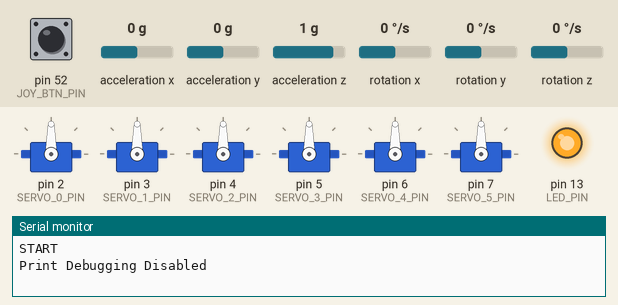
Bench run of a sketch on a simulated Arduino Mega 2560, built with avr-gcc and run on an emulated ATmega2560. Shown: 6 × servo, output pins drawn as LEDs (lit = HIGH), the last lines printed to the serial monitor. Wiring (inferred from the names in the program): MPU-6050 motion sensor at I2C address 0x68. The inputs (shaded band) are chosen by the test bench; at power-on: pin 52 (JOY_BTN_PIN) HIGH, acceleration x 0 g, acceleration y 0 g, acceleration z 1 g, rotation x 0 °/s, rotation y 0 °/s, rotation z 0 °/s.

Above: at 0.1 s.
At 10.0 s:
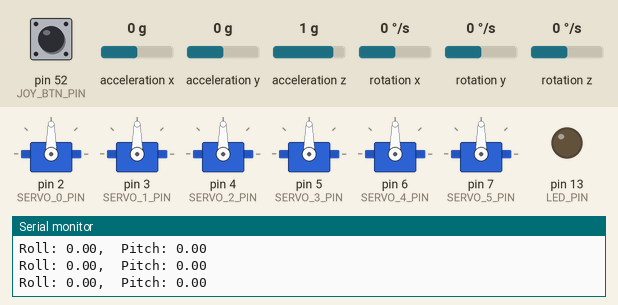
10.1 s: pin 52 (JOY_BTN_PIN) pulled LOW for 0.15 s
Timing chart, 0 to 13.1 s (numbered marks = the images above; inputs shaded):
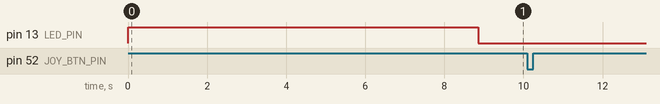

The sketch:

stewartPlatformController.ino
```cpp
#include <Servo.h>
#include <math.h>
#include <Wire.h>

// #define PRINT_DEBUG
#define ANGLE_PRINT_DEBUG

#define JOY_X_PIN A0
#define JOY_Y_PIN A1
#define JOY_BTN_PIN 52
#define LED_PIN 13

#define SERVO_0_PIN 2
#define SERVO_1_PIN 3
#define SERVO_2_PIN 4
#define SERVO_3_PIN 5
#define SERVO_4_PIN 6
#define SERVO_5_PIN 7

#define IMU_VCC_PIN

#define PRESSED 0

#define SERVO_MAX 180
#define SERVO_MIN 0
#define X 0
#define Y 1
#define Z 2

#define HEIGHT 16.8 // 15.8
#define NUM_LEGS 6
#define HORN_LENGTH 2.0

#define SERVO_ANGLE_SENSITIVITY 2
#define INPUT_ANGLE_SENSITIVITY 0.01

#define I2C_ADDR 0x3F // confirm value
#define MPU_SAMPLE_SIZE 1000
#define ALPHA 0.18 // test
#define MICROS_PER_LOOP 125000

Servo servo_0;
Servo servo_1;
Servo servo_2;
Servo servo_3;
Servo servo_4;
Servo servo_5;

//Variables for Gyroscope - UPDATE!!!
int g_x, g_y, g_z;
float g_x_avg, g_y_avg, g_z_avg;
float g_x_abs, g_y_abs, g_z_abs;
float d_pitch, d_roll; // change in roll and pitch
float d_pitch_offset, d_roll_offset;
float disp_to_angle = (1 / ((1000000 / MICROS_PER_LOOP) * 65.5));

float zero_pitch, zero_roll;

// CORREctION MATh FOR PITCH AND ROLL CALCS
// boolean set_gyro_angles;
long a_x, a_y, a_z, a_mag;
float a_x_avg, a_y_avg, a_z_avg;
float a_x_abs, a_y_abs, a_z_abs;
float roll_acc, pitch_acc;

// Setup timers and temp variables
long loop_timer;
int temp;

int servo_min[NUM_LEGS] = {180,0,180,0,180,0};
int servo_max[NUM_LEGS] = {0,180,0,180,0,180};
int current_servo_angles[NUM_LEGS] = {0,0,0,0,0,0};
float rod_length[NUM_LEGS] = {16.33, 16.51, 16.44, 16.51, 16.56, 16.28};
float servo_angle[NUM_LEGS] = {4*PI/3,2*PI/3,2*PI/3,0,0,4*PI/3};
Servo servos[NUM_LEGS] = {servo_0,servo_1,servo_2,servo_3,servo_4,servo_5};

float DistanceToLegsFromOrigin[NUM_LEGS][3] =
{
  {3.83794,-5.32765,0},
  {-3.83794,-5.32765,0},
  {-6.53288,-0.659892,0},
  {-2.694686,5.987542,0},
  {2.694686,5.987542,0},
  {6.53288,-0.659892,0}
};
float RotationMatrix[3][3];
float T[3];
float P[3];
float LegVectors[NUM_LEGS][3];
float Lengths[NUM_LEGS];

float getLengthOfVector3(const float vector[3])
{
  return sqrt(vector[0] * vector[0] + vector[1] * vector[1] + vector[2] * vector[2]);
}

int sign(float x)
{
  return ((x>0)-(x<0));
}

void fillRotationMatrix(float roll, float pitch, float yaw)
{
    RotationMatrix[0][0] = cos(yaw)*cos(pitch);
    RotationMatrix[0][1] = -sin(yaw)*cos(roll) + cos(yaw)*sin(pitch)*sin(roll);
    RotationMatrix[0][2] = sin(yaw)*sin(roll) + cos(yaw)*sin(pitch)*cos(roll);
    RotationMatrix[1][0] = sin(yaw)*cos(pitch);
    RotationMatrix[1][1] = cos(yaw)*cos(roll) + sin(yaw)*sin(pitch)*sin(roll);
    RotationMatrix[1][2] = -cos(yaw)*sin(roll) + sin(yaw)*sin(pitch)*cos(roll);
    RotationMatrix[2][0] = -sin(pitch);
    RotationMatrix[2][1] = cos(pitch)*sin(roll);
    RotationMatrix[2][2] = cos(pitch)*cos(roll);
}

void computeTVector(float roll, float pitch, float yaw)
{
    T[Z] = HEIGHT;
    T[Y] = 0;
    T[X] = 0;
}

void computeResultantRotatedPVectorForLeg(int i)
{
  P[X] = RotationMatrix[0][0] * DistanceToLegsFromOrigin[i][X] + RotationMatrix[0][1] * DistanceToLegsFromOrigin[i][Y] + RotationMatrix[0][2] * DistanceToLegsFromOrigin[i][Z];
  P[Y] = RotationMatrix[1][0] * DistanceToLegsFromOrigin[i][X] + RotationMatrix[1][1] * DistanceToLegsFromOrigin[i][Y] + RotationMatrix[1][2] * DistanceToLegsFromOrigin[i][Z];
  P[Z] = RotationMatrix[2][0] * DistanceToLegsFromOrigin[i][X] + RotationMatrix[2][1] * DistanceToLegsFromOrigin[i][Y] + RotationMatrix[2][2] * DistanceToLegsFromOrigin[i][Z];
}

void computeVectorForLeg(int i)
{
  LegVectors[i][X] = T[X] + P[X] - DistanceToLegsFromOrigin[i][X];
  LegVectors[i][Y] = T[Y] + P[Y] - DistanceToLegsFromOrigin[i][Y];
  LegVectors[i][Z] = T[Z] + P[Z] - DistanceToLegsFromOrigin[i][Z];

#ifdef PRINT_DEBUG
  Serial.print("LEG VECTOR ");
  Serial.print(i);
  Serial.print(": [");
  Serial.print(LegVectors[i][X]);
  Serial.print(", ");
  Serial.print(LegVectors[i][Y]);
  Serial.print(", ");
  Serial.print(LegVectors[i][Z]);
  Serial.println("] =");
  Serial.print("P VECTOR   ");
  Serial.print(i);
  Serial.print(": [");
  Serial.print(P[X]);
  Serial.print(", ");
  Serial.print(P[Y]);
  Serial.print(", ");
  Serial.print(P[Z]);
  Serial.println("] -");
  Serial.print("LEGS2OG    ");
  Serial.print(i);
  Serial.print(": [");
  Serial.print(DistanceToLegsFromOrigin[i][X]);
  Serial.print(", ");
  Serial.print(DistanceToLegsFromOrigin[i][Y]);
  Serial.print(", ");
  Serial.print(DistanceToLegsFromOrigin[i][Z]);
  Serial.println("]");
  Serial.println();
#endif
}

// Returns a float from 0.0 - 1.0, representing the fraction of the current height that the leg is
float getPercentHeightLeg(int i)
{
  return LegVectors[i][Z] / T[Z];
}

// Test function to see if the leg positions actually make a viable hexagon - Not optimized because it won't matter in production
float computePlatformLengthBetweenLegs(int a, int b)
{
  float aPos[3] =
  {
    DistanceToLegsFromOrigin[a][X] + LegVectors[a][X],
    DistanceToLegsFromOrigin[a][Y] + LegVectors[a][Y],
    DistanceToLegsFromOrigin[a][Z] + LegVectors[a][Z]
  };

  float bPos[3] =
  {
    DistanceToLegsFromOrigin[b][X] + LegVectors[b][X],
    DistanceToLegsFromOrigin[b][Y] + LegVectors[b][Y],
    DistanceToLegsFromOrigin[b][Z] + LegVectors[b][Z]
  };

  return sqrt( (aPos[X] - bPos[X])*(aPos[X] - bPos[X]) + (aPos[Y] - bPos[Y])*(aPos[Y] - bPos[Y]) + (aPos[Z] - bPos[Z])*(aPos[Z] - bPos[Z]) );
}

void calculateLegLengths(float roll, float pitch, float yaw, float surgeAngle, float swayAngle, float heaveAngle)
{
  if (abs(roll) < INPUT_ANGLE_SENSITIVITY && abs(pitch) < INPUT_ANGLE_SENSITIVITY) return;
  if(abs(roll) > 30 * 180 / PI || abs(pitch) > 30 * 180 / PI) return;
  fillRotationMatrix(roll,pitch,yaw);
  computeTVector(surgeAngle, swayAngle, heaveAngle);
  for(int i = 0; i < NUM_LEGS; ++i)
    {
      computeResultantRotatedPVectorForLeg(i);
      computeVectorForLeg(i);
    }
}

void writeToServos() {
  float e, f, g;
  float legLength, legX, legY, legZ;
  float alpha;
  for(int i = 0; i < NUM_LEGS; ++i) {
    legLength = sqrt(LegVectors[i][X]*LegVectors[i][X] + LegVectors[i][Y]*LegVectors[i][Y] + LegVectors[i][Z]*LegVectors[i][Z]);
    e = 2*HORN_LENGTH*abs(LegVectors[i][Z]);
    f = 2*HORN_LENGTH*(LegVectors[i][X]*cos(servo_angle[i]) + LegVectors[i][Y]*sin(servo_angle[i]));
    g = legLength*legLength - (rod_length[i]*rod_length[i] - HORN_LENGTH*HORN_LENGTH);

#ifdef PRINT_DEBUG
    Serial.print("asin input: ");
    Serial.println((g/sqrt(e*e + f*f)));
#endif

    float asinNum;
    if( abs(g) > sqrt(e*e + f*f)) asinNum = sign(g) * PI/2;
    else asinNum = asin(g/sqrt(e*e + f*f));
    alpha = (asinNum - atan2(f, e))*180/PI;

#ifdef PRINT_DEBUG
    Serial.print("pre linear alpha ");
    Serial.println(alpha);
    Serial.print("e: ");
    Serial.print(e);
    Serial.print(", f: ");
    Serial.print(f);
    Serial.print(", g: ");
    Serial.print(g);
    Serial.print(", alpha: ");
    Serial.println((int)alpha);
#endif
    int servoPos;
    /*
    if (i % 2) {
      alpha = (servo_max[i] - servo_min[i])*(alpha - SERVO_MIN)/(SERVO_MAX - SERVO_MIN) + servo_min[i];
      servoPos = constrain(90 - (int)alpha, servo_min[i], servo_max[i]);
    }
    else { // 1 3 5 go backwards
      alpha = (servo_min[i] - servo_max[i])*(alpha - SERVO_MIN)/(SERVO_MAX - SERVO_MIN) + servo_max[i];
      servoPos = constrain(90 + (int)alpha, servo_max[i], servo_min[i]);
    }
    */
    servoPos = 90 + (int)alpha;
    servoPos = constrain(servoPos, SERVO_MIN, SERVO_MAX);

#ifdef PRINT_DEBUG
    Serial.println(servoPos);
#endif
    if(current_servo_angles[i] + SERVO_ANGLE_SENSITIVITY < servoPos || current_servo_angles[i] - SERVO_ANGLE_SENSITIVITY > servoPos)
    {
      int servoPosUs = getMsForAngle(servoPos, i);
      servos[i].writeMicroseconds(servoPosUs);
      current_servo_angles[i] = servoPos;
    }
  }
}

void setup()
{
  Wire.begin();

  pinMode(LED_PIN, OUTPUT);
  digitalWrite(LED_PIN, HIGH);

  servo_0.attach(SERVO_0_PIN);
  servo_1.attach(SERVO_1_PIN);
  servo_2.attach(SERVO_2_PIN);
  servo_3.attach(SERVO_3_PIN);
  servo_4.attach(SERVO_4_PIN);
  servo_5.attach(SERVO_5_PIN);

  pinMode(JOY_BTN_PIN, INPUT_PULLUP);

  Serial.begin(115200);
  Serial.println("START");

#ifdef PRINT_DEBUG
  Serial.println("Print Debugging Enabled");
#else
  Serial.println("Print Debugging Disabled");
#endif

  for(int i = 0; i < 6; ++i) {
    servos[i].writeMicroseconds(getMsForAngle(90,i));
    delay(1000);
  }

  setupMPU();
  for (int i = 0; i < MPU_SAMPLE_SIZE; ++i){
    readMPU();
    g_x_abs += g_x;
    g_y_abs += g_y;
    g_z_abs += g_z;
    a_x_abs += a_x;
    a_y_abs += a_y;
    a_z_abs += a_z;
    delay(1);
  }

  g_x_abs /= MPU_SAMPLE_SIZE;
  g_y_abs /= MPU_SAMPLE_SIZE;
  g_z_abs /= MPU_SAMPLE_SIZE;
  a_x_abs /= MPU_SAMPLE_SIZE;
  a_y_abs /= MPU_SAMPLE_SIZE;
  a_z_abs /= MPU_SAMPLE_SIZE;

  g_x_avg = g_x_abs;
  g_y_avg = g_y_abs;
  g_z_avg = g_z_abs;
  a_x_avg = a_x_abs;
  a_y_avg = a_y_abs;
  a_z_avg = a_z_abs;

  //d_roll_offset = atan2(a_y_abs, a_z_abs);
  //d_pitch_offset = atan2(-a_x_abs, sqrt(a_y_abs*a_y_abs + a_z_abs*a_z_abs));

  d_roll_offset = 0;
  d_pitch_offset = 0;
  d_roll = 0;
  d_pitch = 0;

  digitalWrite(LED_PIN, LOW);
}

void loop()
{
  float yaw = 0;
  float pitch = 0;
  float roll = 0;
  float surgeAngle = 0;
  float swayAngle = 0;
  float heaveAngle = 0;

  while (digitalRead(JOY_BTN_PIN) != PRESSED) {
    loop_timer = micros();
    readMPU();
    convertMPUVals();

#ifdef ANGLE_PRINT_DEBUG
    Serial.print("Roll: ");
    Serial.print(d_roll * 180 / PI);
    Serial.print(",  Pitch: ");
    Serial.println(d_pitch * 180 / PI);
#endif

    calculateLegLengths(-1.1*d_roll, -1.1*d_pitch, yaw, surgeAngle, swayAngle, heaveAngle);
    writeToServos();

    // Wait to keep the timing consistent
    while(micros() - loop_timer < MICROS_PER_LOOP){}
  }

  while (digitalRead(JOY_BTN_PIN) == PRESSED) {
    delay(100);
    // // Serial.println("Button pushed");
    Serial.println(digitalRead(JOY_BTN_PIN));
  }
}
```

imuSetup.ino
```cpp
void setupMPU() {
  //Start communicating with the MPU-6050
  Wire.beginTransmission(0x68);
  //Send the requested starting register
  Wire.write(0x6B);
  //Set the requested starting register
  Wire.write(0x00);
  //End the transmission
  Wire.endTransmission();

  //Configure the accelerometer (+/-8g)

  //Start communicating with the MPU-6050
  Wire.beginTransmission(0x68);
  //Send the requested starting register
  Wire.write(0x1C);
  //Set the requested starting register
  Wire.write(0x10);
  //End the transmission
  Wire.endTransmission();

  //Configure the gyro (500dps full scale)

  //Start communicating with the MPU-6050
  Wire.beginTransmission(0x68);
  //Send the requested starting register
  Wire.write(0x1B);
  //Set the requested starting register
  Wire.write(0x08);
  //End the transmission
  Wire.endTransmission();
}

void readMPU() {
  Wire.beginTransmission(0x68);
  //Send the requested starting register
  Wire.write(0x3B);
  //End the transmission
  Wire.endTransmission();
  //Request 14 bytes from the MPU-6050
  Wire.requestFrom(0x68, 14);
  //Wait until all the bytes are received
  while(Wire.available() < 14);

  //Following statements left shift 8 bits, then bitwise OR.
  //Turns two 8-bit values into one 16-bit value
  a_x = Wire.read() << 8 | Wire.read();
  a_y = Wire.read() << 8 | Wire.read();
  a_z = Wire.read() << 8 | Wire.read();
  temp = Wire.read() << 8 | Wire.read();
  g_x = Wire.read() << 8 | Wire.read();
  g_y = Wire.read() << 8 | Wire.read();
  g_z = Wire.read() <<8 | Wire.read();
}

void convertMPUVals() {
  float g_x_cur = g_x - g_x_abs;
  float g_y_cur = g_y - g_y_abs;
  float g_z_cur = g_z - g_z_abs;
  float a_x_cur = a_x; // - a_x_abs;
  float a_y_cur = a_y; // - a_y_abs;
  float a_z_cur = a_z; // - a_z_abs;

 /*
  g_x_avg = ALPHA * (float)g_x + (1-ALPHA) * (float)g_x_avg;
  g_y_avg = ALPHA * (float)g_y + (1-ALPHA) * (float)g_y_avg;
  g_z_avg = ALPHA * (float)g_z + (1-ALPHA) * (float)g_z_avg;
  a_x_avg = ALPHA * (float)a_x + (1-ALPHA) * (float)a_x_avg;
  a_y_avg = ALPHA * (float)a_y + (1-ALPHA) * (float)a_y_avg;
  a_z_avg = ALPHA * (float)a_z + (1-ALPHA) * (float)a_z_avg;
*/
  d_roll -= d_roll_offset;
  d_pitch -= d_pitch_offset;

  d_roll = ALPHA * atan2(a_y_cur, a_z_cur) + (1-ALPHA) * d_roll;
  d_pitch = ALPHA * atan2(-a_x_cur, sqrt(a_y_cur*a_y_cur + a_z_cur*a_z_cur)) + (1-ALPHA) * d_pitch;

  /*
  // calculate the traveled pitch angle and add this to the angle_pitch variable
  d_pitch += g_x_avg * disp_to_angle * PI / 180;
  d_roll += g_y_avg * disp_to_angle * PI / 180;

  // consider yaw and add to proper meas
  d_pitch += d_roll * sin(g_z_avg * disp_to_angle * PI / 180);
  d_roll -= d_pitch * sin(g_z_avg * disp_to_angle * PI / 180);

  // future accelerometer calcs

  a_mag = sqrt((a_x*a_x)+(a_y*a_y)+(a_z*a_z));

  pitch_acc = asin((float)a_y/a_mag)/(PI/180);
  roll_acc = asin((float)a_x/a_mag)/(-PI/180);

  d_pitch = d_pitch * 0.9996 + pitch_acc * 0.0004;
  d_roll = d_roll * 0.9996 + roll_acc * 0.0004;
  */
}
```

motor_linearization.ino
```cpp
float motor_m[NUM_LEGS] = {9.31,-9,11.5,-11.5,8.95,-11.1};
float motor_b[NUM_LEGS] = {642,2390,191,2829,656,2776};

int getMsForAngle(int angle, int servo)
{
  return motor_m[servo]*angle + motor_b[servo];
}
```
